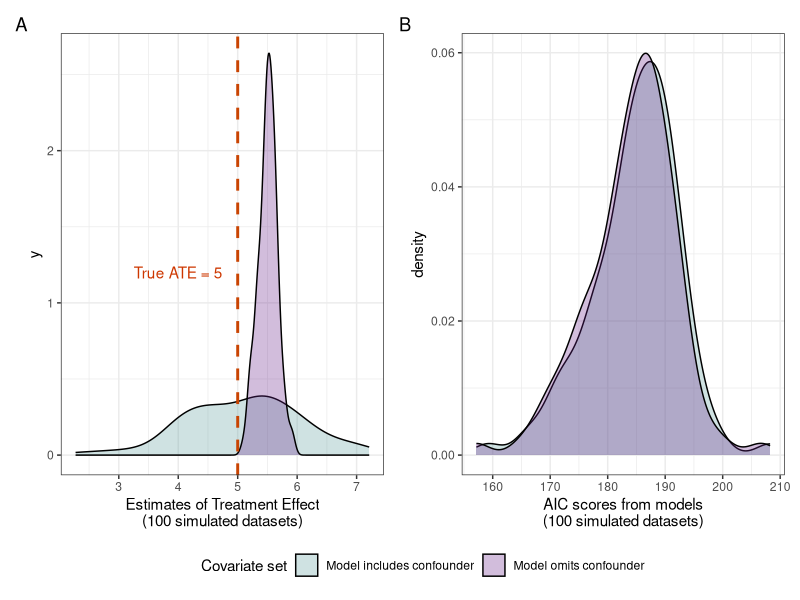
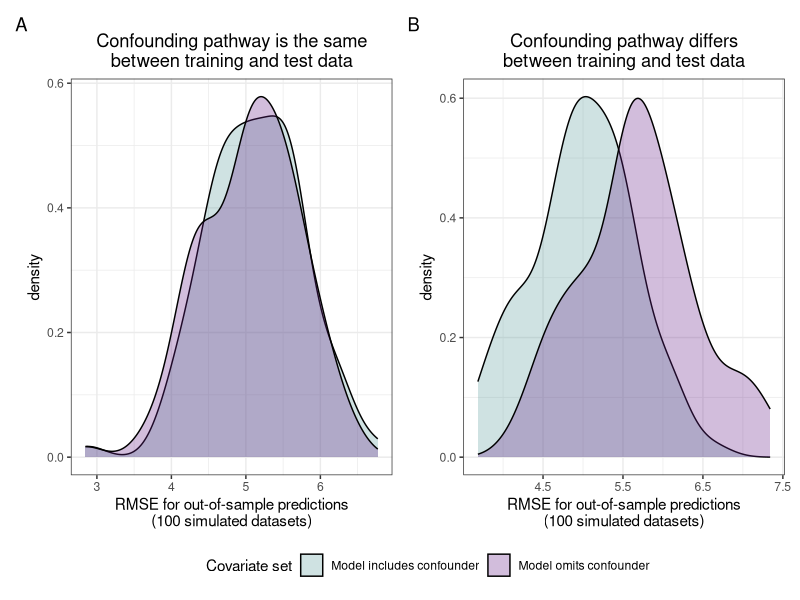

These figures' R source, in order:
## ---- chunk 1
knitr::opts_chunk$set(echo = TRUE, message = FALSE, warning = FALSE)
## ---- chunk 2
library(tidyverse)
library(broom)
library(patchwork)
## ---- chunk 3

## Simulation 1: Predictive models aren't for causal inference:

### Generate vectors to store simulation results:
ate_naive  <- c() # ATE when omitting the confounder entirely
ate_DAG <- c() # ATE when conditioning on the confounder
pred_naive  <- c() # AICs for each model
pred_DAG <- c() 
rmse_naive  <- c() # Out of sample RMSE for each model
rmse_DAG <- c() 

## Also need to store the other model coefficients for out of sample prediction below.
int_naive <- c()
int_DAG <- c()
Z_DAG <- c()

# Function for root mean squared error to evaluate predictive accuracy:
rmse <- function(actual, predicted, na.rm = TRUE) {
  sqrt(mean((actual - predicted)^2, na.rm = na.rm))
}


set.seed(1234)
for (i in 1:100) {  ## For i in 100 simulations of a study
      N <- 60 # sample size
      Z <- runif(N, min=-5, max=5) # simulated confounder, Z
      treatment <- rnorm(N, mean=2*Z, sd=1) # the treatment is not random; it is influenced by Z; further, Z and X are highly correlated.
      
      ## This is the deterministic portion of our generative model:
      # the confounder has an effect on the response
      mu <- Z + 5*treatment  ## TRUE effect of treatment = 5
      # Simulate outcome using normal distribution:
      outcome <- rnorm(N, mu, sd=5)  
      df <- data.frame(Z, treatment, outcome) ## Make it into a dataframe
      df_train <- df[1:30,]
      df_test <- df[31:60,] ## split into test and train sets
      
      # Fit model that includes v. omits confounder
      naivemodel <- lm(outcome~treatment, data=df_train)
      DAGmodel <- lm(outcome~treatment + Z, data=df_train)
      
      int_naive[i] <- coef(naivemodel)["(Intercept)"]
      int_DAG[i] <- coef(DAGmodel)["(Intercept)"]
      ate_naive[i] <- coef(naivemodel)["treatment"]
      ate_DAG[i] <- coef(DAGmodel)["treatment"]
      Z_DAG[i] <- coef(DAGmodel)["Z"]
      
      pred_naive[i] <- AIC(naivemodel)
      pred_DAG[i] <- AIC(DAGmodel)
      
      OOS_pred_naive <- predict(naivemodel, newdata=df_test)
      OOS_pred_DAG <- predict(DAGmodel, newdata=df_test)
      
      rmse_naive[i] <- rmse(df_test$outcome, OOS_pred_naive)
      rmse_DAG[i] <- rmse(df_test$outcome, OOS_pred_DAG)

}

## ---- chunk 4


## Plot average treatment effect:
results <- data.frame(ate_naive, ate_DAG)
results <- results %>% 
  pivot_longer(cols=ate_naive:ate_DAG, names_to = "modelspec", values_to = "ate")

ATEplot <- 
  ggplot(results, aes(ate, fill=modelspec)) + 
  geom_density( alpha=0.3) + # density plot for our estimates of ATE
  geom_vline(xintercept=5, # plot a line for the true effect
             linetype="dashed", color="#c94402", size=1) +
  annotate("text", x = 4, y = 1.2, label = "True ATE = 5", color = "orangered3") +
  scale_fill_manual(values=c("cadetblue", "darkorchid4"),
                    name="Covariate set", labels=c("Model includes confounder",
                                                   "Model omits confounder"))+
  theme_bw()+
  xlab("Estimates of Treatment Effect\n(100 simulated datasets)")

## COmpare AIC between model forms:
AICresults <- data.frame(pred_naive, pred_DAG)
AICresults  <- AICresults  %>% 
  pivot_longer(cols=pred_naive:pred_DAG, names_to = "modelspec", values_to = "AIC")

AICplot <- 
  ggplot(AICresults, aes(AIC, fill=modelspec)) + 
  geom_density( alpha=0.3) + # density plot for AICs from fitted models
  theme_bw()+
  scale_fill_manual(values=c("cadetblue", "darkorchid4"),
                    name="Covariate set", labels=c("Model includes confounder",
                                                   "Model omits confounder"))+
  xlab("AIC scores from models\n(100 simulated datasets)")


## Calculate root mean squared error for prediction within this simulation:
RMSEresults <- data.frame(rmse_naive,rmse_DAG)
RMSEresults  <- RMSEresults  %>% 
  pivot_longer(cols=rmse_naive:rmse_DAG, names_to = "modelspec", values_to = "RMSE")

RMSEplot <- 
  ggplot(RMSEresults, aes(RMSE, fill=modelspec)) + 
  geom_density( alpha=0.3) + # density plot for AICs from fitted models
  theme_bw()+
  scale_fill_manual(values=c("cadetblue", "darkorchid4"),
                    name="Covariate set", labels=c("Model includes confounder",
                                                   "Model omits confounder"))+
  ggtitle("Confounding pathway is the same\nbetween training and test data")+
  xlab("RMSE for out-of-sample predictions\n(100 simulated datasets)") +
  theme(plot.title = element_text(hjust = 0.5)) 



ATEplot + AICplot +  
  plot_layout(nrow=1, ncol=2)+
  plot_annotation(tag_levels = 'A')+
  plot_layout(guides = "collect")& 
  theme(legend.position = "bottom")


## ---- chunk 5

## Simulation 2: Does "omitted confounder" model predict well into new sample, where "true" treatment effect is the same, but confounding relationships differ?

for (i in 1:100) {  ## For i in 100 simulations of a study
  ## Now, we generate a new "out of sample" dataset, in which the treatment effect is the same as above, but the confounding pathways differ in strength.
  
  N <- 30 # sample size
  Z <- runif(N, min=-5, max=5) # simulated confounder, Z
  treatment <- rnorm(N, mean=0, sd=1) # in the TEST data, no relationship between Z and treatment
  
  ## The confounder still has an effect on the treatment, but the backdoor path has been removed by changing the link between treatment and Z above...
  mu <- Z + 5*treatment  ## TRUE effect of treatment = 5 and stays the same.
  # Simulate outcome using normal distribution:
  outcome <- rnorm(N, mu, sd=5)  
  new_test <- data.frame(Z, treatment, outcome) ## Make it into a dataframe
  
  ## Evaluate prediction of "old" models into new space where confounding differs, but mechanism of interest is stable:
  
  # Confounder omitted:
  prediction_naive <- mean(int_naive) + mean(ate_naive)*new_test$treatment 
  # Confounder controlled for:
  prediction_DAG <- mean(int_DAG) + mean(ate_DAG)*new_test$treatment + mean(Z_DAG)*new_test$Z
  
  # Calculate RMSE for each:
  rmse_naive[i] <- rmse(new_test$outcome, prediction_naive)
  rmse_DAG[i] <- rmse(new_test$outcome, prediction_DAG)
}


## ---- chunk 6


## Plot the predictive performance using RMSE:

RMSEresults <- data.frame(rmse_naive, rmse_DAG)
RMSEresults  <- RMSEresults  %>% 
  pivot_longer(cols=rmse_naive:rmse_DAG, names_to = "modelspec", values_to = "RMSE")

RMSEplot2 <- 
  ggplot(RMSEresults, aes(RMSE, fill=modelspec)) + 
  geom_density( alpha=0.3) + # density plot for AICs from fitted models
  theme_bw()+
  scale_fill_manual(values=c("cadetblue", "darkorchid4"),
                    name="Covariate set", labels=c("Model includes confounder",
                                                   "Model omits confounder"))+
  ggtitle("Confounding pathway differs\nbetween training and test data")+
  xlab("RMSE for out-of-sample predictions\n(100 simulated datasets)") +
    theme(plot.title = element_text(hjust = 0.5))




RMSEplot + RMSEplot2 + 
  plot_layout(nrow=1, ncol=2)+ 
  plot_annotation(tag_levels = 'A')+
  plot_layout(guides = "collect")& 
  theme(legend.position = "bottom")
